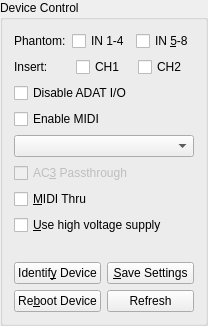
        <widget class="QGroupBox" name="groupBox21" >
         <property name="title" >
          <string>Device Control</string>
         </property>
         <layout class="QVBoxLayout" >
          <item>
           <layout class="QHBoxLayout" >
            <item>
             <widget class="QLabel" name="textLabel1" >
              <property name="text" >
               <string>Phantom:</string>
              </property>
              <property name="wordWrap" >
               <bool>false</bool>
              </property>
             </widget>
            </item>
            <item>
             <widget class="QCheckBox" name="chkPhantom14" >
              <property name="text" >
               <string>IN 1-4</string>
              </property>
             </widget>
            </item>
            <item>
             <widget class="QCheckBox" name="chkPhantom58" >
              <property name="text" >
               <string>IN &amp;5-8</string>
              </property>
              <property name="shortcut" >
               <string>Alt+5</string>
              </property>
             </widget>
            </item>
           </layout>
          </item>
          <item>
           <layout class="QHBoxLayout" >
            <item>
             <widget class="QLabel" name="textLabel2" >
              <property name="text" >
               <string>Insert:</string>
              </property>
              <property name="wordWrap" >
               <bool>false</bool>
              </property>
             </widget>
            </item>
            <item>
             <widget class="QCheckBox" name="chkInsert1" >
              <property name="text" >
               <string>CH1</string>
              </property>
             </widget>
            </item>
            <item>
             <widget class="QCheckBox" name="chkInsert2" >
              <property name="text" >
               <string>CH2</string>
              </property>
             </widget>
            </item>
           </layout>
          </item>
          <item>
           <widget class="QCheckBox" name="chkAdatDisable" >
            <property name="text" >
             <string>Disable ADAT I/O</string>
            </property>
            <property name="shortcut" >
             <string/>
            </property>
           </widget>
          </item>
          <item>
           <widget class="QCheckBox" name="chkMidiEnable" >
            <property name="text" >
             <string>Enable MIDI</string>
            </property>
            <property name="shortcut" >
             <string/>
            </property>
           </widget>
          </item>
          <item>
           <widget class="QComboBox" name="comboStandalone" />
          </item>
          <item>
           <widget class="QCheckBox" name="chkAC3" >
            <property name="enabled" >
             <bool>false</bool>
            </property>
            <property name="text" >
             <string>AC&amp;3 Passthrough</string>
            </property>
            <property name="shortcut" >
             <string>Alt+3</string>
            </property>
           </widget>
          </item>
          <item>
           <widget class="QCheckBox" name="chkMidiThru" >
            <property name="text" >
             <string>&amp;MIDI Thru</string>
            </property>
            <property name="shortcut" >
             <string>Alt+M</string>
            </property>
           </widget>
          </item>
          <item>
           <widget class="QCheckBox" name="chkHighVoltage" >
            <property name="text" >
             <string>&amp;Use high voltage supply</string>
            </property>
            <property name="shortcut" >
             <string>Alt+U</string>
            </property>
           </widget>
          </item>
          <item>
           <spacer>
            <property name="orientation" >
             <enum>Qt::Vertical</enum>
            </property>
            <property name="sizeType" >
             <enum>QSizePolicy::Expanding</enum>
            </property>
            <property name="sizeHint" >
             <size>
              <width>20</width>
              <height>21</height>
             </size>
            </property>
           </spacer>
          </item>
          <item>
           <layout class="QGridLayout" >
            <item row="0" column="1" >
             <widget class="QPushButton" name="btnSaveSettings" >
              <property name="text" >
               <string>&amp;Save Settings</string>
              </property>
              <property name="shortcut" >
               <string>Alt+S</string>
              </property>
             </widget>
            </item>
            <item row="0" column="0" >
             <widget class="QPushButton" name="btnIdentify" >
              <property name="text" >
               <string>Identif&amp;y Device</string>
              </property>
              <property name="shortcut" >
               <string>Alt+Y</string>
              </property>
             </widget>
            </item>
            <item row="1" column="0" >
             <widget class="QPushButton" name="btnReboot" >
              <property name="text" >
               <string>Re&amp;boot Device</string>
              </property>
              <property name="shortcut" >
               <string>Alt+B</string>
              </property>
             </widget>
            </item>
            <item row="1" column="1" >
             <widget class="QPushButton" name="btnRefresh" >
              <property name="text" >
               <string>Refresh</string>
              </property>
              <property name="shortcut" >
               <string/>
              </property>
             </widget>
            </item>
           </layout>
          </item>
         </layout>
        </widget>
